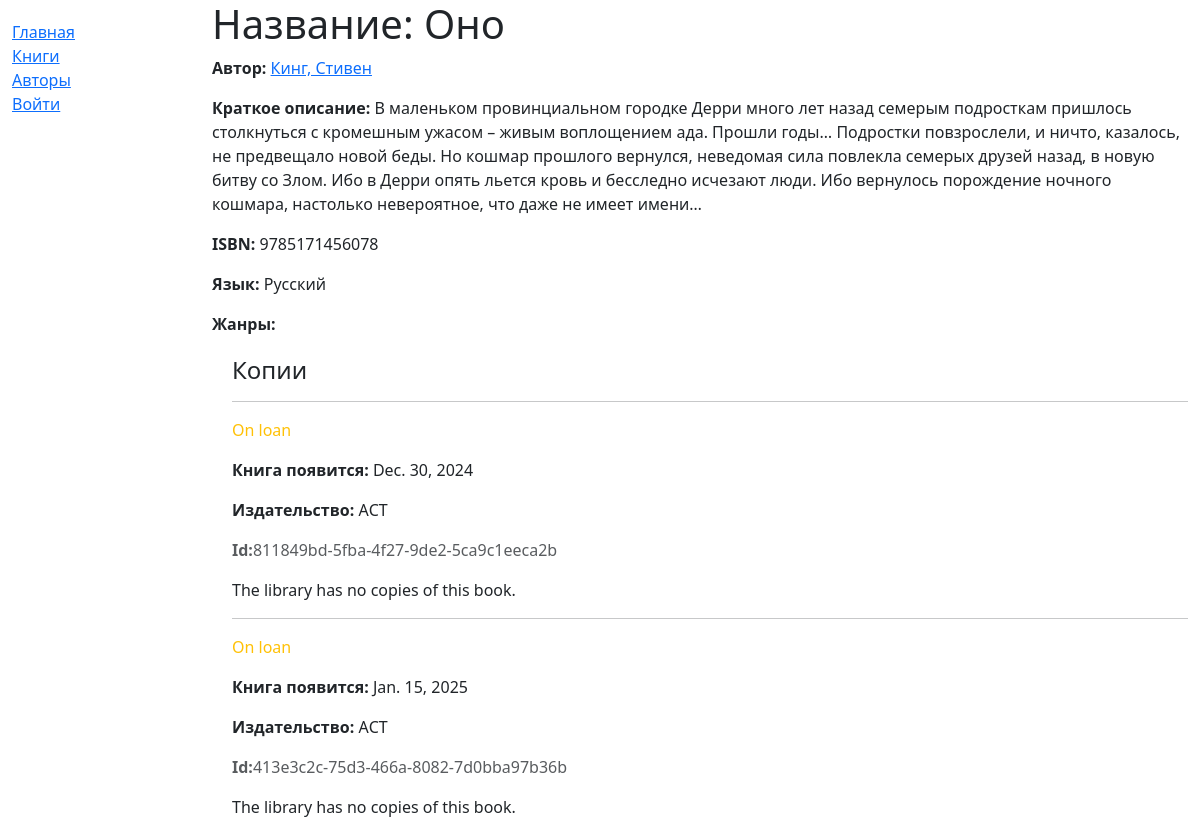
/catalog/book/1, run on the app's committed database.
### catalog/models.py (models this page shows, shortened)
class Book(models.Model):
    title = models.CharField(max_length=200)
    author = models.ForeignKey('Author', on_delete=models.CASCADE, null=True)
    summary = models.TextField(max_length=1000, help_text="Введите краткое описание книги")
    isbn = models.CharField('ISBN', max_length=13, help_text="13-ти символьный isbn код")
    genre = models.ManyToManyField(Genre, help_text="Выберите жанр книги")
    language = models.ForeignKey('Language', on_delete=models.SET_NULL, null=True)
    def display_genre(self):
        return ', '.join([ genre.name for genre in self.genre.all()[:3] ])
    display_genre.short_description = 'Genre'

class Author(models.Model):
    first_name = models.CharField(max_length=100)
    last_name = models.CharField(max_length=100)
    date_of_birth = models.DateField(null=True, blank=True)
    date_of_death = models.DateField('died', null=True, blank=True)
    def get_absolute_url(self):
        return reverse('author-detail', args=[str(self.id)])
    def __str__(self):
        return f'{self.last_name}, {self.first_name}'
    class Meta:
        ordering = ['last_name']

class Language(models.Model):
    name = models.CharField(max_length=200,
                            unique=True,
                            help_text="Enter the book's natural language (e.g. English, French, Japanese etc.)")
    def __str__(self):
        return self.name
    class Meta:
        constraints = [
            UniqueConstraint(
                Lower('name'),
                name='language_name_case_insensitive_unique',
                violation_error_message = "Language already exists (case insensitive match)"
            ),
        ]

class BookInstance(models.Model):
    id = models.UUIDField(primary_key=True, default=uuid.uuid4, help_text="Unique ID for this particular book across whole library")
    book = models.ForeignKey('Book', on_delete=models.CASCADE, null=True)
    imprint = models.CharField(max_length=200)
    due_back = models.DateField(null=True, blank=True)
    borrower = models.ForeignKey(User, on_delete=models.SET_NULL, null=True, blank=True)
    LOAN_STATUS = (
        ('m', 'Maintenance'),
        ('o', 'On loan'),
        ('a', 'Available'),
        ('r', 'Reserved'),
    )
    status = models.CharField(max_length=1, choices=LOAN_STATUS, blank=True, default='m', help_text='Book availability')
    class Meta:
        ordering = ['due_back']
        permissions = (("can_mark_returned", "Set book as returned"),)

### catalog/views.py (the view)
# urls.py: re_path(r'^book/(?P<pk>\d+)$', views.BookDetailView.as_view(), name='book-detail'),
class BookDetailView(generic.DetailView):
    model = Book

### catalog/templates/catalog/book_detail.html
{% extends "base_generic.html" %}
{% block content %}
<h1>Название: {{ book.title }}</h1>
<p><strong>Автор:</strong> <a href="{{ book.author.get_absolute_url }}">{{ book.author }}</a></p>
<p><strong>Краткое описание:</strong> {{ book.summary }}</p>
<p><strong>ISBN:</strong> {{ book.isbn }}</p>
<p><strong>Язык:</strong> {{ book.language }}</p>
<p><strong>Жанры:</strong> {% for genre in book.genge.all %} {{ genre }} {% if not forloop.last %}, {% endif %}{% endfor %}</p>
<div style="margin-left:20px;margin-top:20px">
<h4>Копии</h4>
{% for copy in book.bookinstance_set.all %}
  <hr>
  <p class="{% if copy.status == 'a' %}text-success{% elif copy.status == 'd' %}text-danger{% else %}text-warning{% endif %}">{{ copy.get_status_display }}</p>
  {% if copy.status != 'a' %}<p><strong>Книга появится:</strong> {{copy.due_back}}</p>{% endif %}
  <p><strong>Издательство:</strong> {{copy.imprint}}</p>
  <p class="text-muted"><strong>Id:</strong>{{copy.id}}</p>
  <p>The library has no copies of this book.</p>
{% endfor %}
</div>
{% endblock %}

### data on the page
Book: author "Кинг, Стивен", summary "В маленьком провинциальном городке Дерри много лет назад семерым подросткам пришлось столкнуться с кромешным ужасом – живым воплощением ада. Прошли годы… Подростки повзрослели, и ничто, казалось, не предвещало новой беды. Но кошмар прошлого вернулся, неведомая сила повлекла семерых друзей назад, в новую битву со Злом. Ибо в Дерри опять льется кровь и бесследно исчезают люди. Ибо вернулось порождение ночного кошмара, настолько невероятное, что даже не имеет имени…", isbn "9785171456078", language "Русский"
BookInstance: status "On loan", due_back "Dec. 30, 2024", imprint "АСТ", id "811849bd-5fba-4f27-9de2-5ca9c1eeca2b"
BookInstance: status "On loan", due_back "Jan. 15, 2025", imprint "АСТ", id "413e3c2c-75d3-466a-8082-7d0bba97b36b"
